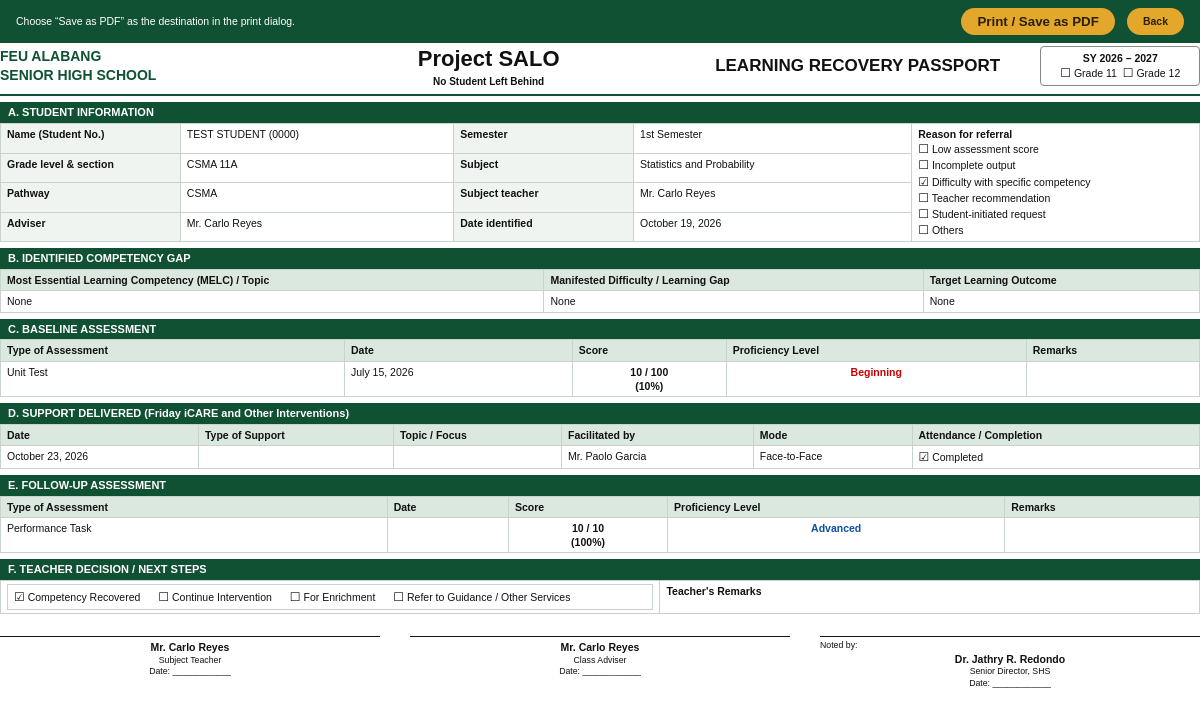
/passport/1/print, run on the app's committed database.
### tables this page shows
CREATE TABLE students (
    id INTEGER PRIMARY KEY, student_no TEXT UNIQUE NOT NULL, name TEXT NOT NULL);

CREATE TABLE passports (
    id INTEGER PRIMARY KEY, student_id INTEGER NOT NULL REFERENCES students(id),
    grade_section TEXT, pathway TEXT, adviser TEXT, semester TEXT, subject TEXT,
    subject_teacher TEXT, date_identified TEXT, referral_reason TEXT,
    melc TEXT, gap TEXT, target TEXT,
    b_type TEXT, b_date TEXT, b_score REAL, b_total REAL, b_remarks TEXT,
    f_type TEXT, f_date TEXT, f_score REAL, f_total REAL, f_remarks TEXT,
    decision TEXT, teacher_remarks TEXT,
    created_at TEXT, updated_at TEXT);

CREATE TABLE options (
    id INTEGER PRIMARY KEY, category TEXT NOT NULL, value TEXT NOT NULL,
    sort INTEGER DEFAULT 0, UNIQUE(category, value));

CREATE TABLE levels (
    id INTEGER PRIMARY KEY, name TEXT NOT NULL, min_pct REAL NOT NULL);

CREATE TABLE supports (
    id INTEGER PRIMARY KEY,
    passport_id INTEGER NOT NULL REFERENCES passports(id) ON DELETE CASCADE,
    date TEXT, type TEXT, topic TEXT, facilitated_by TEXT, mode TEXT, completed INTEGER DEFAULT 0);

### app.py (the view)
@app.route("/passport/<int:pid>/print")
def print_passport(pid):
    p = get_passport(pid)
    if not p:
        return redirect(url_for("landing"))
    opts = get_options()
    return render_template("print.html", p=p, reasons=opts["referral"], decisions=DECISIONS,
                           director=opts["director"][0], school_year=SCHOOL_YEAR,
                           grade=(p["grade_section"] or "")[:8])

### app.py (called while the page is built)
def db():
    if "db" not in g:
        g.db = sqlite3.connect(DB_PATH)
        g.db.row_factory = sqlite3.Row
        g.db.execute("PRAGMA foreign_keys = ON")
    return g.db

def get_options():
    out = {}
    for r in db().execute("SELECT category,value FROM options ORDER BY category,sort,id"):
        out.setdefault(r["category"], []).append(r["value"])
    return out

def get_levels():
    return [dict(r) for r in db().execute("SELECT name,min_pct FROM levels ORDER BY min_pct DESC")]

def score_info(score, total):
    if score is None or not total:
        return None, ""
    pct = round(score / total * 100, 1)
    for lv in get_levels():
        if pct >= lv["min_pct"]:
            return pct, lv["name"]
    return pct, ""

def get_passport(pid):
    row = db().execute(
        "SELECT p.*, s.name AS student_name, s.student_no FROM passports p "
        "JOIN students s ON s.id=p.student_id WHERE p.id=?", (pid,)).fetchone()
    if not row:
        return None
    p = dict(row)
    for k in ("b", "f"):
        p[k + "_pct"], p[k + "_level"] = score_info(p[k + "_score"], p[k + "_total"])
    p["supports"] = [dict(r) for r in db().execute(
        "SELECT * FROM supports WHERE passport_id=? ORDER BY date,id", (pid,))]
    return p

@app.template_filter("fdate")
def fdate(v):
    try:
        return datetime.strptime(v, "%Y-%m-%d").strftime("%B %d, %Y").replace(" 0", " ")
    except (TypeError, ValueError):
        return v or ""

@app.template_filter("num")
def num(v):
    return "" if v is None else "%g" % v

### templates/print.html (shortened to what this page needs)
<!doctype html><html lang="en"><head><meta charset="utf-8"><title>Passport – {{ p.student_name }}</title>
</head><body>
<div class="bar"><span style="flex:1">Choose “Save as PDF” as the destination in the print dialog.</span><button onclick="print()">Print / Save as PDF</button><a href="/">Back</a></div>
{% macro box(on) %}<span class="ck">{{ '☑' if on else '☐' }}</span>{% endmacro %}
{% macro lvl(x) %}{% if x %}<span class="lv lv-{{ x.split(' ')[0]|lower }}">{{ x }}</span>{% endif %}{% endmacro %}
<div class="hd"><div class="sch">FEU ALABANG<br>SENIOR HIGH SCHOOL</div>
 <div class="pj"><b>Project SALO</b><br><b style="font-size:10px">No Student Left Behind</b><br></div>
 <div class="pp">LEARNING RECOVERY PASSPORT<div style="font-size:10px;font-weight:400"></div></div>
 <div class="sy"><b>SY {{ school_year }}</b><br>{{ box(grade=='Grade 11') }} Grade 11 &nbsp;{{ box(grade=='Grade 12') }} Grade 12</div></div>
<h2>A. STUDENT INFORMATION</h2>
<table><tr><td class="lb">Name (Student No.)</td><td>{{ p.student_name }} ({{ p.student_no }})</td><td class="lb">Semester</td><td>{{ p.semester or '' }}</td>
 <td rowspan="5" style="width:24%"><b>Reason for referral</b><br>{% for r in reasons %}{{ box(p.referral_reason==r) }} {{ r }}<br>{% endfor %}</td></tr>
 <tr><td class="lb">Grade level &amp; section</td><td>{{ p.grade_section or '' }}</td><td class="lb">Subject</td><td>{{ p.subject or '' }}</td></tr>
 <tr><td class="lb">Pathway</td><td>{{ p.pathway or '' }}</td><td class="lb">Subject teacher</td><td>{{ p.subject_teacher or '' }}</td></tr>
 <tr><td class="lb">Adviser</td><td>{{ p.adviser or '' }}</td><td class="lb">Date identified</td><td>{{ p.date_identified|fdate }}</td></tr></table>
<h2>B. IDENTIFIED COMPETENCY GAP</h2>
<table><tr><th>Most Essential Learning Competency (MELC) / Topic</th><th>Manifested Difficulty / Learning Gap</th><th>Target Learning Outcome</th></tr>
 <tr><td class="pre">{{ p.melc or '' }}</td><td class="pre">{{ p.gap or '' }}</td><td class="pre">{{ p.target or '' }}</td></tr></table>
{% macro assess(k) %}<table><tr><th>Type of Assessment</th><th>Date</th><th>Score</th><th>Proficiency Level</th><th>Remarks</th></tr>
 <tr><td>{{ p[k~'_type'] or '' }}</td><td>{{ p[k~'_date']|fdate }}</td>
 <td class="c"><b>{% if p[k~'_pct'] is not none %}{{ p[k~'_score']|num }} / {{ p[k~'_total']|num }}<br>({{ p[k~'_pct']|num }}%){% endif %}</b></td>
 <td class="c">{{ lvl(p[k~'_level']) }}</td><td class="pre">{{ p[k~'_remarks'] or '' }}</td></tr></table>{% endmacro %}
<h2>C. BASELINE ASSESSMENT</h2>{{ assess('b') }}
<h2>D. SUPPORT DELIVERED (Friday iCARE and Other Interventions)</h2>
<table><tr><th>Date</th><th>Type of Support</th><th>Topic / Focus</th><th>Facilitated by</th><th>Mode</th><th>Attendance / Completion</th></tr>
{% for s in p.supports %}<tr><td>{{ s.date|fdate }}</td><td>{{ s.type or '' }}</td><td>{{ s.topic or '' }}</td><td>{{ s.facilitated_by or '' }}</td><td>{{ s.mode or '' }}</td><td>{{ box(s.completed) }} {{ 'Completed' if s.completed else 'Not yet' }}</td></tr>
{% else %}<tr><td colspan="6" class="c">No support sessions recorded.</td></tr>{% endfor %}</table>
<h2>E. FOLLOW-UP ASSESSMENT</h2>{{ assess('f') }}
<h2>F. TEACHER DECISION / NEXT STEPS</h2>
<table><tr><td style="width:55%"><div class="dec">{% for k,v in decisions.items() %}<span>{{ box(p.decision==k) }} {{ v }}</span>{% endfor %}</div></td>
 <td><b>Teacher's Remarks</b><br></td></tr></table>
<div class="sig"><div><b>{{ p.subject_teacher or '' }}</b><small>Subject Teacher</small><small>Date: ____________</small></div>
 <div><b>{{ p.adviser or '' }}</b><small>Class Adviser</small><small>Date: ____________</small></div>
 <div><small style="text-align:left">Noted by:</small><b>{{ director }}</b><small>Senior Director, SHS</small><small>Date: ____________</small></div></div>
</body></html>

### templates/print.html (style rules this page uses)
* { box-sizing:border-box }
body { margin:0;font:10.5px/1.35 Arial,Helvetica,sans-serif;color:#111;-webkit-print-color-adjust:exact;print-color-adjust:exact }
.hd { display:grid;grid-template-columns:1.1fr 1.4fr 1.3fr .6fr;gap:10px;align-items:center;border-bottom:2px solid #0f5132;padding-bottom:6px;margin-bottom:6px }
.hd .sch { font-weight:700;color:#0f5132;font-size:14px }
.hd .pj { text-align:center }
.hd .pj b { font-size:22px }
.hd .pp { font-size:17px;font-weight:800;text-align:center }
.hd .sy { border:1px solid #888;border-radius:4px;padding:4px 8px;text-align:center }
h2 { margin:6px 0 0;background:#0f5132;color:#fff;font-size:11px;padding:3px 8px }
table { width:100%;border-collapse:collapse }
th,td { border:1px solid #c8d3cc;padding:3px 6px;vertical-align:top;text-align:left }
th { background:#dbe8df;font-weight:700 }
.lb { background:#eff4f0;width:15%;font-weight:600 }
.ck { font-size:12px }
.pre { white-space:pre-wrap }
.c { text-align:center }
.lv { font-weight:700 }
.lv-beginning { color:#c00 }
.lv-advanced { color:#0d4fa6 }
.dec { display:flex;gap:18px;align-items:center;padding:4px 6px;border:1px solid #c8d3cc }
.sig { display:grid;grid-template-columns:1fr 1fr 1fr;gap:30px;margin-top:22px;text-align:center }
.sig div { border-top:1px solid #111;padding-top:3px }
.sig small { display:block }
.bar { position:fixed;top:0;left:0;right:0;background:#0f5132;color:#fff;padding:8px 16px;display:flex;gap:12px;align-items:center }
.bar button,.bar a { background:#e3a82b;border:0;border-radius:16px;padding:6px 16px;font-weight:700;cursor:pointer;color:#2b1f00;text-decoration:none }
body { padding-top:44px }

### data on the page
students: student_name "TEST STUDENT", student_no "0000"
passports: semester "1st Semester", grade_section "CSMA 11A", subject "Statistics and Probability", pathway "CSMA", subject_teacher "Mr. Carlo Reyes", adviser "Mr. Carlo Reyes", date_identified|fdate "October 19, 2026", melc "None", gap "None", target "None", b_type "Unit Test Performance Task", b_date "July 15, 2026", b_score "10 10", b_total "100 10"
options: value "Low assessment score"
options: value "Incomplete output"
options: value "☑", value "Difficulty with specific competency"
options: value "Teacher recommendation"
options: value "Student-initiated request"
options: value "Others"
levels: name "Beginning"
supports: date|fdate "October 23, 2026", facilitated_by "Mr. Paolo Garcia", mode "Face-to-Face", value "☑", completed "Completed"
levels: name "Advanced"
options: value "Dr. Jathry R. Redondo"

### other printed values
{{ school_year }} "2026 – 2027"
{{ '☑' if on else '☐' }} "☐ ☐" "☑" "☐" "☐" "☐"
{{ p[k~'_pct']|num }} "10 100"
{{ v }} "Competency Recovered" "Continue Intervention" "For Enrichment" "Refer to Guidance / Other Services"
